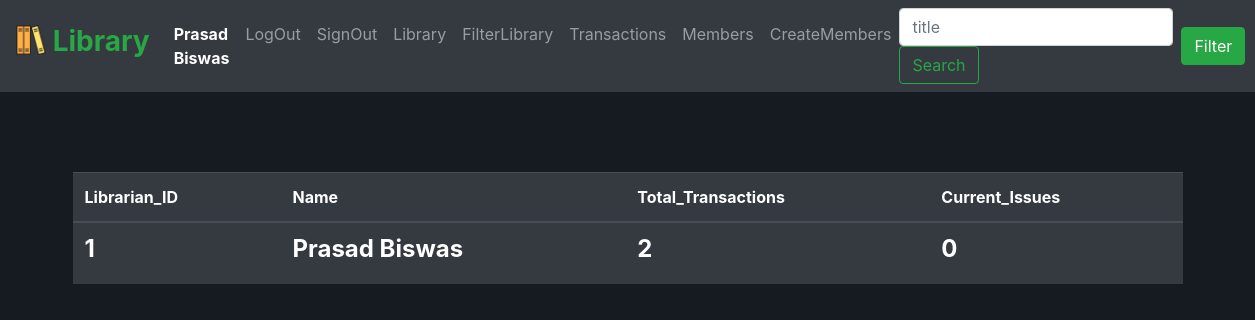
Before: /librarianinfo (signed in) with the older database file.
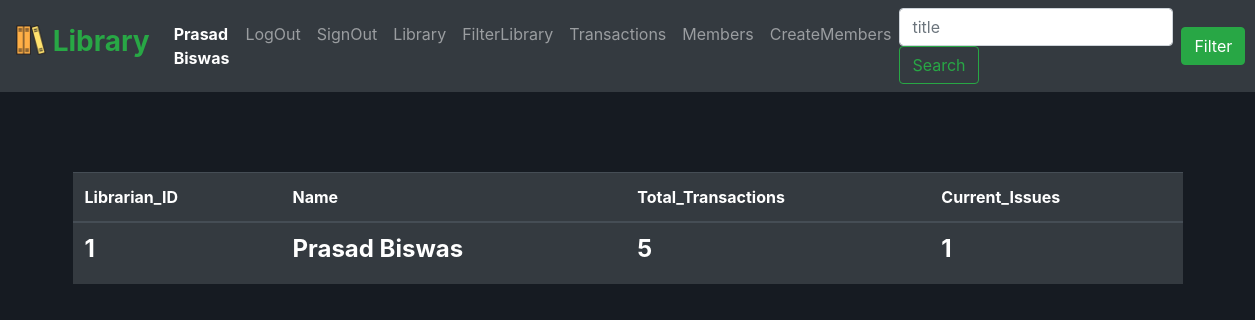
After: the same page with the newer database file.
### src/models.py (models this page shows, shortened)
class librarian(db.Model):
    id = db.Column('librarian_id' , db.Integer , primary_key=True)
    name = db.Column(db.String(100) , nullable=False)
    email = db.Column(db.String(100) , nullable=False , unique=True)
    password = db.Column(db.String(300) , nullable=False)
    transactions = db.Column(db.Integer , nullable=False)
    current_issues = db.Column(db.Integer , nullable=False)

### src/app.py (the view)
@app.route('/librarianinfo')
def librarianinfo():
    a = librarian.query.get(session['id'])
    return render_template("librarianinfo.html" , data=a)

### src/templates/librarianinfo.html
{% extends "base.html" %}
{% block mainbody %}
<div class="container-sm librarianinfobody">
    <table class="table table-hover table-dark">
        <thead>
            <tr>
                <th scope="col">Librarian_ID</th>
                <th scope="col">Name</th>
                <th scope="col">Total_Transactions</th>
                <th scope="col">Current_Issues</th>
            </tr>
        </thead>
        <tbody>
            <tr>
                <th scope="row"><h4 style="font-weight: bold;">{{ data.id }}<h4></th>
                <td><h4 style="font-weight: bold;">{{ data.name }}</h4></td>
                <td><h4 style="font-weight: bold;">{{ data.transactions }}<h4></td>
                <td><h4 style="font-weight: bold;">{{ data.current_issues }}</h4></td>
            </tr>
        </tbody>
    </table>
</div>
{% endblock %}

### src/templates/base.html (shortened to what this page needs)
<!DOCTYPE html>
<html lang="en">
    <head>
        <link rel="stylesheet" href="https://cdn.jsdelivr.net/npm/bootstrap@4.6.1/dist/css/bootstrap.min.css">
        <link rel="stylesheet" href="/static/css/base.css">
    </head>
    <body>
        {% block navbar %}
            <nav class="navbar navbar-expand-lg navbar-dark bg-dark">
                <a class="navbar-brand" href="/">
                    <h3 style="font-weight: bold; color: #28a745;">
                        <img src="/static/images/books.png" width="30" height="30" class="d-inline-block align-top" alt="">
                        Library
                    </h3>
                </a>
                {% if session['email'] %}
                    <div class="collapse navbar-collapse" id="navbarTogglerDemo02">
                        <ul class="navbar-nav mr-auto mt-2 mt-lg-0">
                            <li class="nav-item active">
                                <a class="nav-link" href="/librarianinfo" style="font-weight: bold;">{{ session['name'] }}<span class="sr-only">(current)</span></a>
                            </li>
                            <li class="nav-item">
                                <a class="nav-link" href="/logout">LogOut</a>
                            </li>
                            <li class="nav-item">
                                <a class="nav-link" href="/signout">SignOut</a>
                            </li>
                            <li class="nav-item">
                                <a class="nav-link" href="/library">Library</a>
                            </li>
                            <li class="nav-item">
                                <a class="nav-link" href="/filterlibrary">FilterLibrary</a>
                            </li>
                            <li class="nav-item">
                                <a class="nav-link" href="/alltransactions">Transactions</a>
                            </li>
                            <li class="nav-item">
                                <a class="nav-link" href="/membersinfo">Members</a>
                            </li>
                            <li class="nav-item">
                                <a class="nav-link" href="/createmember">CreateMembers</a>
                            </li>
                        </ul>
                {% endif %}
                        <form action="/new_books" class="form-inline my-2 my-lg-0">
                            <input class="form-control mr-sm-2" type="search" placeholder="title" name="title">
                            <button class="btn btn-outline-success my-2 my-sm-0" type="submit">Search</button>
                        </form>
                        <a class="btn btn-success my-2 my-sm-0" href="/filtersearch">Filter</a>
                    </div>
            </nav>
        {% endblock %}
        {% block mainbody %}
        {% endblock %}
    </body>
</html>

Changed rows visible on the page:
changed librarian "Prasad Biswas": transactions "2" → "5"; current_issues "0" → "1"
